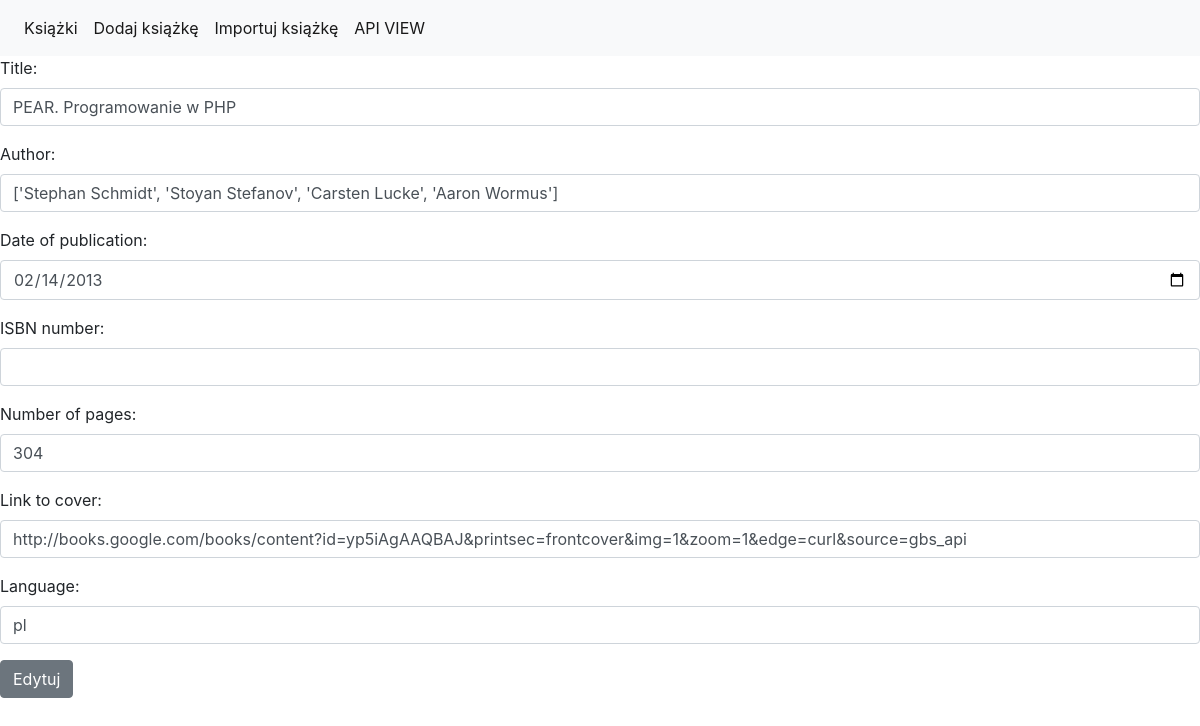
Screenshot of /books/edit/6/ with the database file from the repository.
### book/models.py (models this page shows, shortened)
class Book(models.Model):
    title = models.CharField(max_length=32)
    author = models.CharField(max_length=64, null=True)
    date_of_publication = models.DateField(null=True)
    ISBN_number = models.CharField(max_length=17, null=True)
    number_of_pages = models.IntegerField(blank=True, null=True)
    link_to_cover = models.URLField(max_length=200, blank=True, null=True)
    language = models.CharField(max_length=32, null=True)

### book/views.py (the view)
# urls.py: path('edit/<int:pk>/', book.edit_book, name="edit"),
def edit_book(request, pk):
    book = get_object_or_404(Book,
                             pk=pk)
    form = BookForm(instance=book)
    if request.POST:
        form = BookForm(request.POST, instance=book)
        if form.is_valid():
            form.save()
            return redirect("index")
    return render(request, "edit_book.html",
                  context={"form": form})

### book/forms.py
class BookForm(forms.ModelForm):
    class Meta:
        model = Book
        fields = '__all__'
        widgets = {"title": forms.widgets.TextInput(attrs={"class": "form-control"}),
                   "author": forms.widgets.TextInput(attrs={"class": "form-control"}),
                   "date_of_publication": forms.widgets.DateInput(attrs={"class": "form-control", "type": "date"}),
                   "ISBN_number": forms.widgets.TextInput(attrs={"class": "form-control"}),
                   "number_of_pages": forms.widgets.TextInput(attrs={"class": "form-control"}),
                   "link_to_cover": forms.widgets.TextInput(attrs={"class": "form-control"}),
                   "language": forms.widgets.TextInput(attrs={"class": "form-control"}), }

### templates/edit_book.html (shortened to what this page needs)
{% extends 'base.html' %}
{% block body %}
    <form action="." method="post">
{{ form.as_p }}
    <button type="submit" class="btn btn-secondary">Edytuj</button>
    </form>
{% endblock %}

### rows the page displays
Book: title "PEAR. Programowanie w PHP", author "['Stephan Schmidt', 'Stoyan Stefanov', 'Carsten Lucke', 'Aaron Wormus']", date_of_publication "02/14/2013", number_of_pages "304", link_to_cover "http://books.google.com/books/content?id=yp5iAgAAQBAJ&printsec=frontcover&img=1&zoom=1&edge=curl&source=gbs_api", language "pl"
